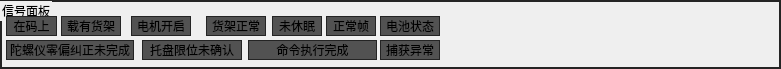
       <widget class="QGroupBox" name="groupBox_8">
        <property name="geometry">
         <rect>
          <x>0</x>
          <y>5</y>
          <width>781</width>
          <height>69</height>
         </rect>
        </property>
        <property name="styleSheet">
         <string notr="true">QGroupBox {
  border: 1.5px solid rgb(36, 36, 36);
}
QLabel {
  background: rgb(82, 82, 82);

}</string>
        </property>
        <property name="title">
         <string>信号面板</string>
        </property>
        <widget class="QLabel" name="label_Command_Mode">
         <property name="geometry">
          <rect>
           <x>248</x>
           <y>40</y>
           <width>129</width>
           <height>20</height>
          </rect>
         </property>
         <property name="styleSheet">
          <string notr="true">border: 1px solid rgb(36, 36, 36);        background: rgb(82, 82, 82);
</string>
         </property>
         <property name="text">
          <string>命令执行完成</string>
         </property>
         <property name="alignment">
          <set>Qt::AlignCenter</set>
         </property>
        </widget>
        <widget class="QLabel" name="label_salver">
         <property name="geometry">
          <rect>
           <x>142</x>
           <y>40</y>
           <width>100</width>
           <height>20</height>
          </rect>
         </property>
         <property name="styleSheet">
          <string notr="true">border: 1px solid rgb(36, 36, 36);        background: rgb(82, 82, 82);
</string>
         </property>
         <property name="text">
          <string>托盘限位未确认</string>
         </property>
         <property name="alignment">
          <set>Qt::AlignCenter</set>
         </property>
        </widget>
        <widget class="QLabel" name="label_gyroscope">
         <property name="geometry">
          <rect>
           <x>6</x>
           <y>40</y>
           <width>128</width>
           <height>20</height>
          </rect>
         </property>
         <property name="styleSheet">
          <string notr="true">border: 1px solid rgb(36, 36, 36); </string>
         </property>
         <property name="text">
          <string>陀螺仪零偏纠正未完成</string>
         </property>
         <property name="alignment">
          <set>Qt::AlignCenter</set>
         </property>
        </widget>
        <widget class="QLabel" name="label_13">
         <property name="geometry">
          <rect>
           <x>326</x>
           <y>16</y>
           <width>50</width>
           <height>20</height>
          </rect>
         </property>
         <property name="styleSheet">
          <string notr="true">border: 1px solid rgb(36, 36, 36); </string>
         </property>
         <property name="text">
          <string>正常帧</string>
         </property>
         <property name="alignment">
          <set>Qt::AlignCenter</set>
         </property>
        </widget>
        <widget class="QLabel" name="label_shelves">
         <property name="geometry">
          <rect>
           <x>61</x>
           <y>16</y>
           <width>60</width>
           <height>20</height>
          </rect>
         </property>
         <property name="styleSheet">
          <string notr="true">border: 1px solid rgb(36, 36, 36); </string>
         </property>
         <property name="text">
          <string>载有货架</string>
         </property>
         <property name="alignment">
          <set>Qt::AlignCenter</set>
         </property>
        </widget>
        <widget class="QLabel" name="label_Motor_switch">
         <property name="geometry">
          <rect>
           <x>131</x>
           <y>16</y>
           <width>60</width>
           <height>20</height>
          </rect>
         </property>
         <property name="styleSheet">
          <string notr="true">border: 1px solid rgb(36, 36, 36); </string>
         </property>
         <property name="text">
          <string>电机开启</string>
         </property>
         <property name="alignment">
          <set>Qt::AlignCenter</set>
         </property>
        </widget>
        <widget class="QLabel" name="label_code">
         <property name="geometry">
          <rect>
           <x>6</x>
           <y>16</y>
           <width>51</width>
           <height>20</height>
          </rect>
         </property>
         <property name="styleSheet">
          <string notr="true">border: 1px solid rgb(36, 36, 36); </string>
         </property>
         <property name="text">
          <string>在码上</string>
         </property>
         <property name="alignment">
          <set>Qt::AlignCenter</set>
         </property>
        </widget>
        <widget class="QLabel" name="label_17">
         <property name="geometry">
          <rect>
           <x>206</x>
           <y>16</y>
           <width>60</width>
           <height>20</height>
          </rect>
         </property>
         <property name="styleSheet">
          <string notr="true">border: 1px solid rgb(36, 36, 36); </string>
         </property>
         <property name="text">
          <string>货架正常</string>
         </property>
         <property name="alignment">
          <set>Qt::AlignCenter</set>
         </property>
        </widget>
        <widget class="QLabel" name="label_18">
         <property name="geometry">
          <rect>
           <x>272</x>
           <y>16</y>
           <width>50</width>
           <height>20</height>
          </rect>
         </property>
         <property name="styleSheet">
          <string notr="true">border: 1px solid rgb(36, 36, 36); </string>
         </property>
         <property name="text">
          <string>未休眠</string>
         </property>
         <property name="alignment">
          <set>Qt::AlignCenter</set>
         </property>
        </widget>
        <widget class="QLabel" name="label_11">
         <property name="geometry">
          <rect>
           <x>380</x>
           <y>40</y>
           <width>60</width>
           <height>20</height>
          </rect>
         </property>
         <property name="styleSheet">
          <string notr="true">border: 1px solid rgb(36, 36, 36); </string>
         </property>
         <property name="text">
          <string>捕获异常</string>
         </property>
         <property name="alignment">
          <set>Qt::AlignCenter</set>
         </property>
        </widget>
        <widget class="QLabel" name="label_AGV_PodSensor">
         <property name="geometry">
          <rect>
           <x>380</x>
           <y>16</y>
           <width>60</width>
           <height>20</height>
          </rect>
         </property>
         <property name="styleSheet">
          <string notr="true">border: 1px solid rgb(36, 36, 36);</string>
         </property>
         <property name="text">
          <string>电池状态</string>
         </property>
         <property name="alignment">
          <set>Qt::AlignCenter</set>
         </property>
        </widget>
       </widget>
